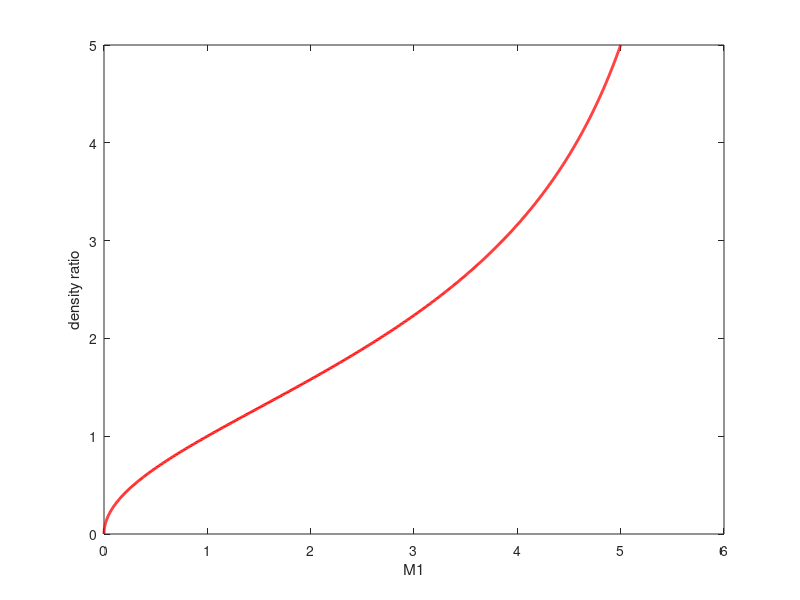

Write MATLAB code to recreate this figure. (Note: this script raises an error after producing the figure.)
M1 = linspace(0,5,1000);
gamma=1.4;
x1=(gamma+1)*(M1.^2);
y1=(2+((gamma-1)*(M1.^2)));
den_ratio=(x1./y1);
plot(den_ratio,M1,'r','Linewidth',2);
xlabel('M1');
ylabel('density ratio');
sgtitle("M1 Vs density ratio");